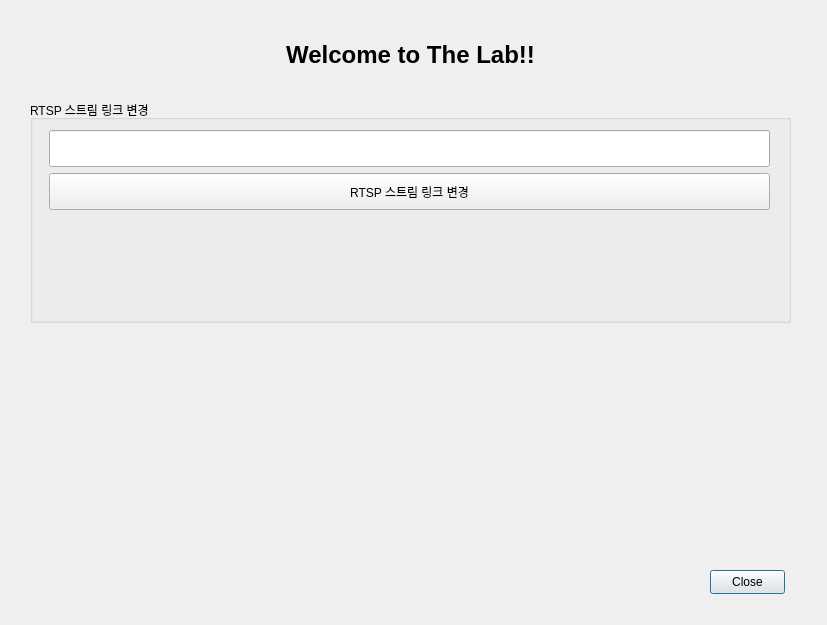
<?xml version="1.0" encoding="UTF-8"?>
<ui version="4.0">
 <class>LabDialog</class>
 <widget class="QDialog" name="LabDialog">
  <property name="geometry">
   <rect>
    <x>0</x>
    <y>0</y>
    <width>827</width>
    <height>625</height>
   </rect>
  </property>
  <property name="windowTitle">
   <string>Dialog</string>
  </property>
  <widget class="QPushButton" name="CloseBtn">
   <property name="geometry">
    <rect>
     <x>710</x>
     <y>570</y>
     <width>75</width>
     <height>24</height>
    </rect>
   </property>
   <property name="text">
    <string>Close</string>
   </property>
  </widget>
  <widget class="QLabel" name="label">
   <property name="geometry">
    <rect>
     <x>30</x>
     <y>20</y>
     <width>761</width>
     <height>71</height>
    </rect>
   </property>
   <property name="text">
    <string>&lt;html&gt;&lt;head/&gt;&lt;body&gt;&lt;p align=&quot;center&quot;&gt;&lt;span style=&quot; font-size:18pt; font-weight:700; color:#000000;&quot;&gt;Welcome to The Lab!!&lt;/span&gt;&lt;/p&gt;&lt;/body&gt;&lt;/html&gt;</string>
   </property>
  </widget>
  <widget class="QGroupBox" name="groupBox">
   <property name="geometry">
    <rect>
     <x>30</x>
     <y>100</y>
     <width>761</width>
     <height>223</height>
    </rect>
   </property>
   <property name="title">
    <string>RTSP 스트림 링크 변경</string>
   </property>
   <widget class="QWidget" name="verticalLayoutWidget">
    <property name="geometry">
     <rect>
      <x>19</x>
      <y>30</y>
      <width>721</width>
      <height>80</height>
     </rect>
    </property>
    <layout class="QVBoxLayout" name="verticalLayout">
     <item>
      <widget class="QLineEdit" name="RTSPlineedit">
       <property name="sizePolicy">
        <sizepolicy hsizetype="Expanding" vsizetype="Maximum">
         <horstretch>0</horstretch>
         <verstretch>0</verstretch>
        </sizepolicy>
       </property>
       <property name="maximumSize">
        <size>
         <width>1000000</width>
         <height>40</height>
        </size>
       </property>
      </widget>
     </item>
     <item>
      <widget class="QPushButton" name="RTSPCgnBtn">
       <property name="sizePolicy">
        <sizepolicy hsizetype="Minimum" vsizetype="Maximum">
         <horstretch>0</horstretch>
         <verstretch>0</verstretch>
        </sizepolicy>
       </property>
       <property name="maximumSize">
        <size>
         <width>16777215</width>
         <height>40</height>
        </size>
       </property>
       <property name="text">
        <string>RTSP 스트림 링크 변경</string>
       </property>
      </widget>
     </item>
    </layout>
   </widget>
  </widget>
 </widget>
 <resources/>
 <connections/>
</ui>
